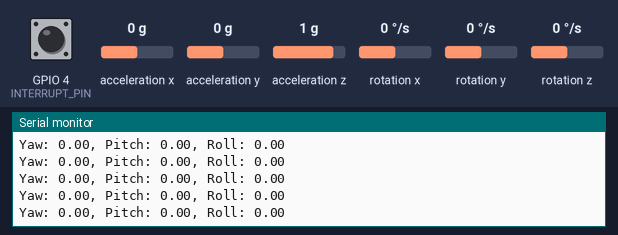
Bench run of a sketch on a simulated ESP32. On the bench: the last lines printed to the serial monitor. The inputs (shaded band) are chosen by the test bench; at power-on: acceleration x 0 g, acceleration y 0 g, acceleration z 1 g, rotation z 0 °/s, GPIO 4 (INTERRUPT_PIN) HIGH, rotation x 0 °/s, rotation y 0 °/s. The sensor or clock chip raises its interrupt line as the real part does.

Above: at 1.7 s.
1.8 s: acceleration x set to -1.4 g
At 2.7 s:
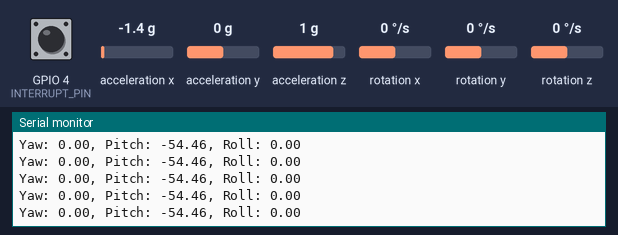
4.8 s: acceleration y set to -1.4 g
At 4.89 s:
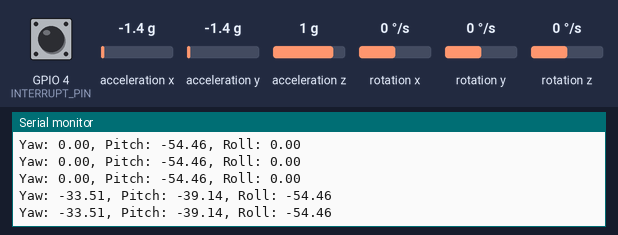
7.8 s: acceleration z set to -1.4 g
At 7.82 s:
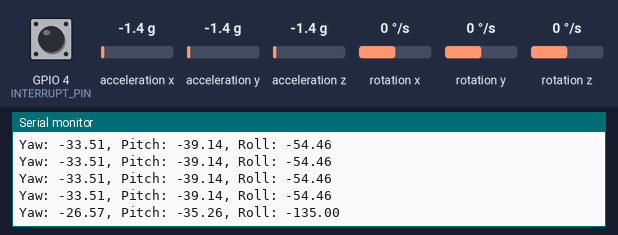
10.8 s: rotation z set to -100 °/s
At 10.82 s:
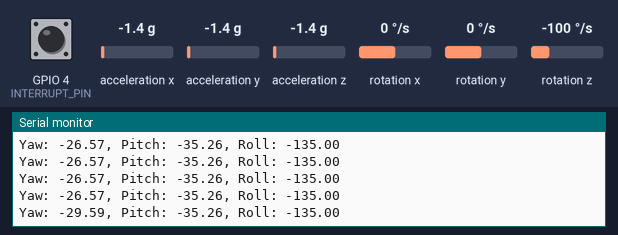
13.8 s: acceleration x set to 0.8 g
At 13.82 s:
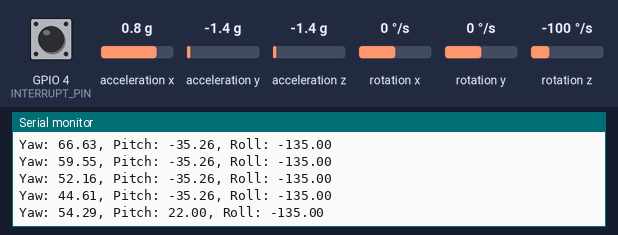
16.8 s: acceleration y set to 0 g
At 16.8 s:
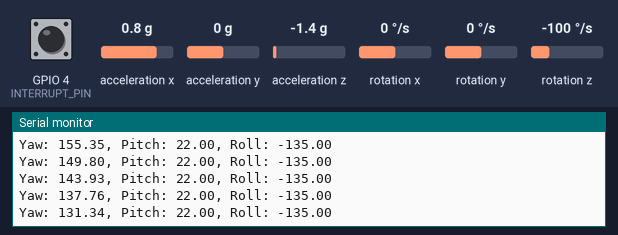
Timing chart, 0 to 19.8 s (numbered marks = the images above; inputs shaded):
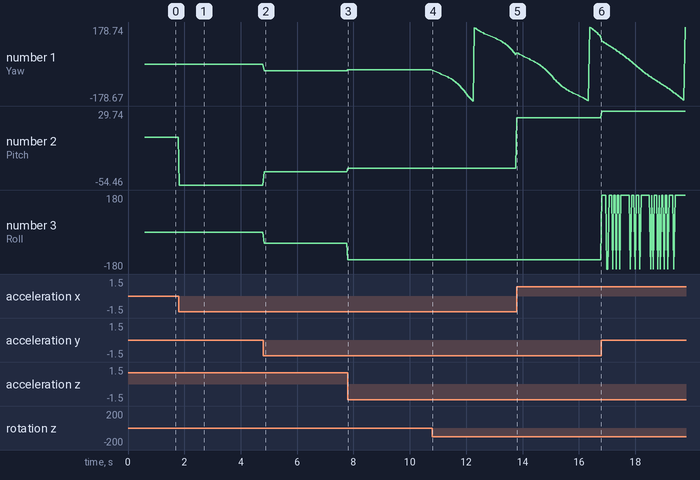

The sketch:

CodigoMPUDMPpadrao.ino
```cpp
#include "I2Cdev.h"
#include "MPU6050_6Axis_MotionApps20.h"

// Definição do MPU6050 no endereço padrão
MPU6050 mpu;

// Definição de pinos no ESP32
#define SDA_PIN 21 // SDA conectado ao pino D21
#define SCL_PIN 22 // SCL conectado ao pino D22
#define INTERRUPT_PIN 4 // Pino de interrupção configurado como D4

/* Variáveis de controle */
volatile bool MPUInterrupt = false;  // Indica se ocorreu interrupção
bool DMPReady = false;               // Indica se o DMP está pronto
uint8_t devStatus;                   // Status da inicialização do DMP
uint16_t packetSize;                 // Tamanho do pacote esperado no FIFO
uint8_t FIFOBuffer[64];              // Buffer do FIFO do MPU6050

/* Variáveis de orientação */
Quaternion q;        // Quaternion [w, x, y, z]
VectorFloat gravity; // Vetor de gravidade [x, y, z]
float ypr[3];        // Yaw, Pitch, Roll em radianos

/* Rotina de interrupção */
void IRAM_ATTR DMPDataReady() {
  MPUInterrupt = true;
}

void setup() {
  // Inicialização da comunicação serial
  Serial.begin(9600);
  while (!Serial); // Aguarda conexão serial

  // Inicialização do I2C no ESP32
  Wire.begin(SDA_PIN, SCL_PIN);
  Wire.setClock(400000); // Velocidade do barramento I2C

  // Inicialização do MPU6050
  Serial.println("Inicializando MPU6050...");
  mpu.initialize();
  pinMode(INTERRUPT_PIN, INPUT_PULLUP); // Configuração do pino de interrupção

  // Verificar conexão com o MPU6050
  if (!mpu.testConnection()) {
    Serial.println("Erro: Conexão com o MPU6050 falhou!");
    while (1);
  }
  Serial.println("Conexão com MPU6050 bem-sucedida.");

  // Inicialização do DMP
  Serial.println("Inicializando DMP...");
  devStatus = mpu.dmpInitialize();

  // Configurar offsets (ajustar conforme necessário para sua unidade)
  mpu.setXAccelOffset(-1886);
  mpu.setYAccelOffset(-1146);
  mpu.setZAccelOffset(520);
  mpu.setXGyroOffset(82);
  mpu.setYGyroOffset(-1);
  mpu.setZGyroOffset(0);

  // Verificar se a inicialização do DMP foi bem-sucedida
  if (devStatus == 0) {
    Serial.println("DMP inicializado com sucesso. Calibrando...");

    // Calibrar acelerômetro e giroscópio
    mpu.CalibrateAccel(6);
    mpu.CalibrateGyro(6);
    Serial.println("Calibração concluída. Ativando DMP...");

    // Ativar o DMP
    mpu.setDMPEnabled(true);

    // Habilitar a detecção de interrupções
    attachInterrupt(digitalPinToInterrupt(INTERRUPT_PIN), DMPDataReady, RISING);
    DMPReady = true;

    // Obter o tamanho esperado do pacote do DMP
    packetSize = mpu.dmpGetFIFOPacketSize();
    Serial.println("DMP pronto. Aguardando dados...");
  } else {
    // Caso de falha na inicialização do DMP
    Serial.print("Erro: Falha ao inicializar DMP (código ");
    Serial.print(devStatus);
    Serial.println(")");
    while (1);
  }
}

void loop() {
  // Se o DMP não estiver pronto, encerra o loop
  if (!DMPReady) return;

  // Verificar se houve interrupção
  if (MPUInterrupt) {
    MPUInterrupt = false;

    // Lê o pacote do FIFO
    if (mpu.dmpGetCurrentFIFOPacket(FIFOBuffer)) {
      // Obter os valores do quaternion
      mpu.dmpGetQuaternion(&q, FIFOBuffer);

      // Calcular o vetor de gravidade
      mpu.dmpGetGravity(&gravity, &q);

      // Calcular yaw, pitch e roll
      mpu.dmpGetYawPitchRoll(ypr, &q, &gravity);

      // Converter para graus e exibir os valores
      Serial.print("Yaw: ");
      Serial.print(ypr[0] * 180 / M_PI);
      Serial.print(", Pitch: ");
      Serial.print(ypr[1] * 180 / M_PI);
      Serial.print(", Roll: ");
      Serial.println(ypr[2] * 180 / M_PI);
    }
  }
}
```

Measured:
- after the input at 1.8 s, the serial monitor: prints a new line at once (image 1)
- after the input at 4.8 s, the serial monitor: prints a new line at once (image 2)
- after the input at 7.8 s, the serial monitor: prints a new line at once (image 3)
- after the input at 10.8 s, the serial monitor: prints a new line at once (image 4)
- plotted number 1: 0 → -33.51 after the input at 4.8 s, -33.51 → -26.57 after the input at 7.8 s, -26.57 → 44.61 after the input at 10.8 s
- plotted number 2: 0 → -54.46 after the input at 1.8 s, -54.46 → -39.14 after the input at 4.8 s, -39.14 → -35.26 after the input at 7.8 s
- plotted number 3: -54.46 → -135 after the input at 7.8 s
